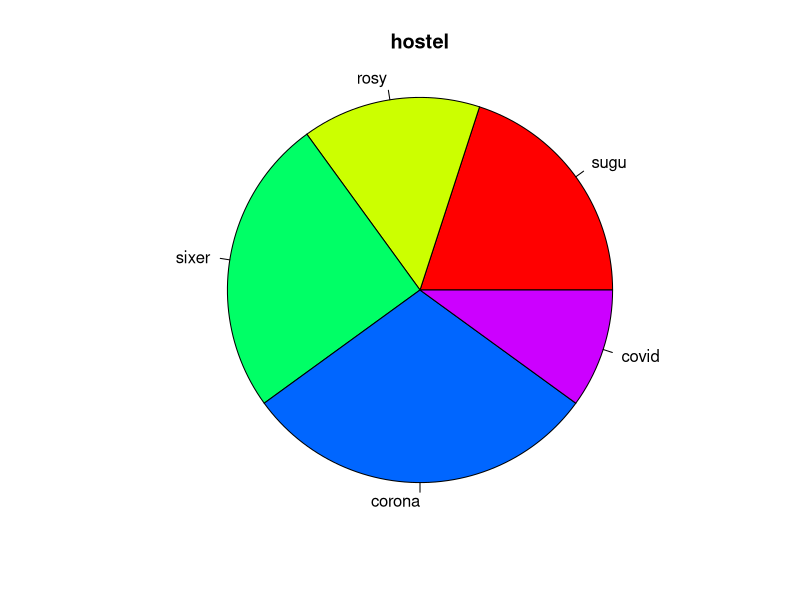
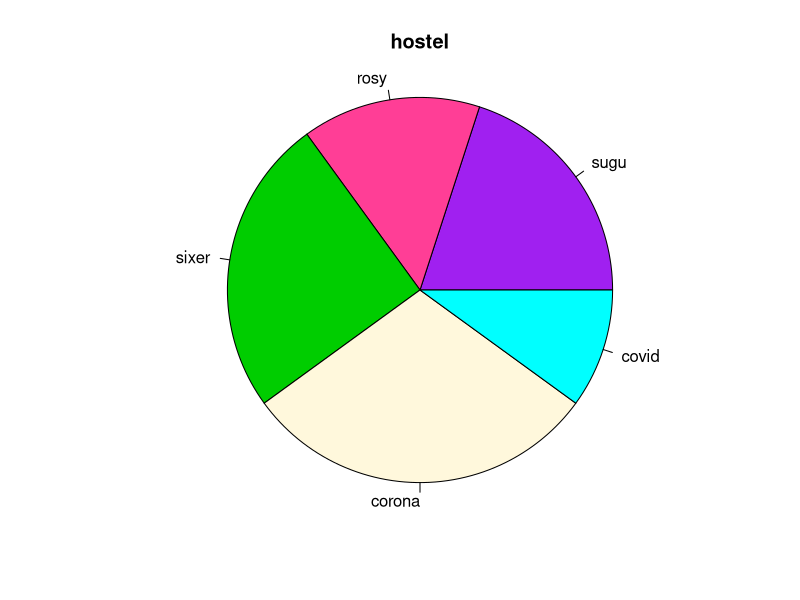
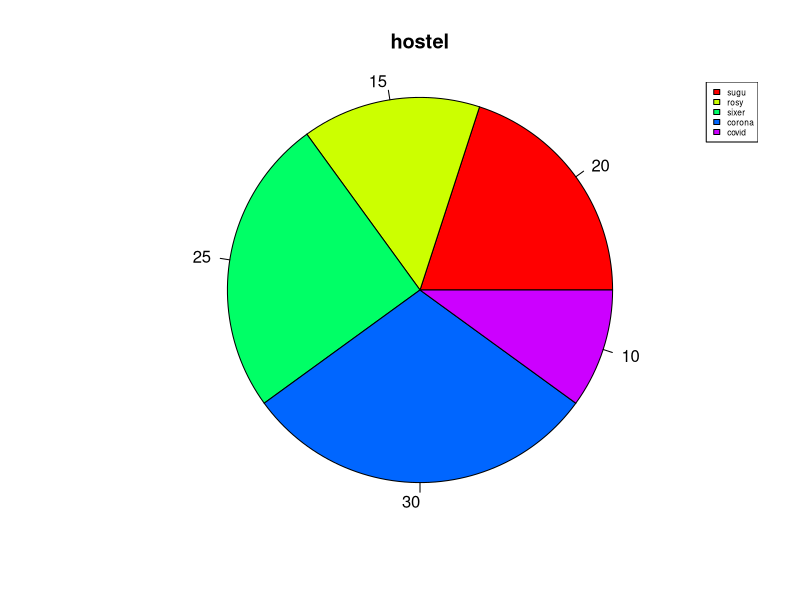
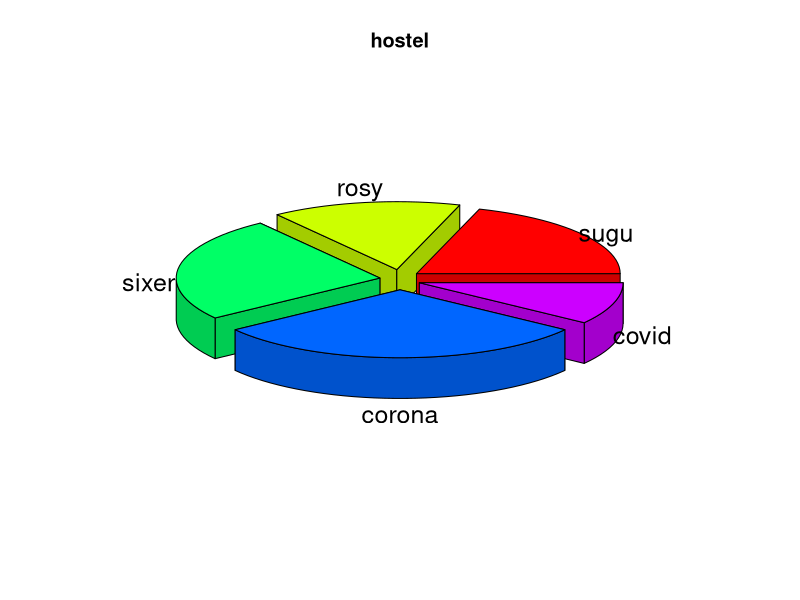
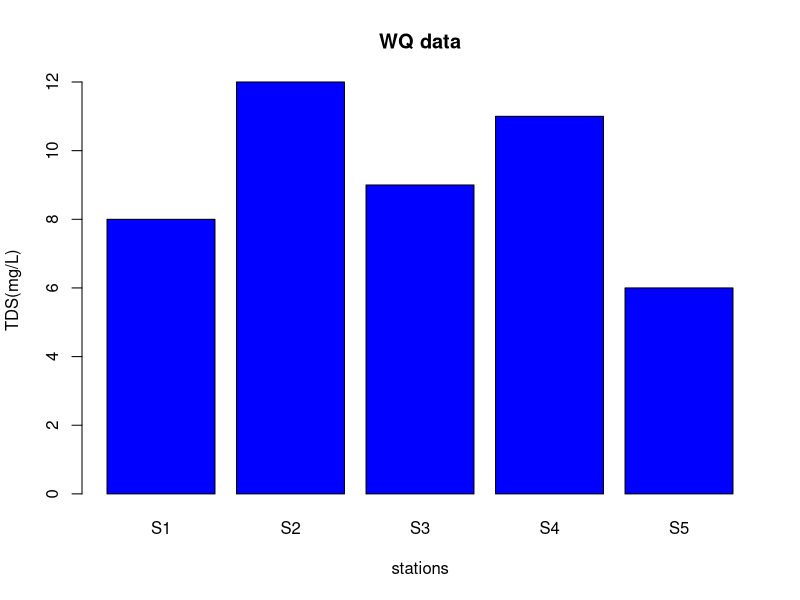
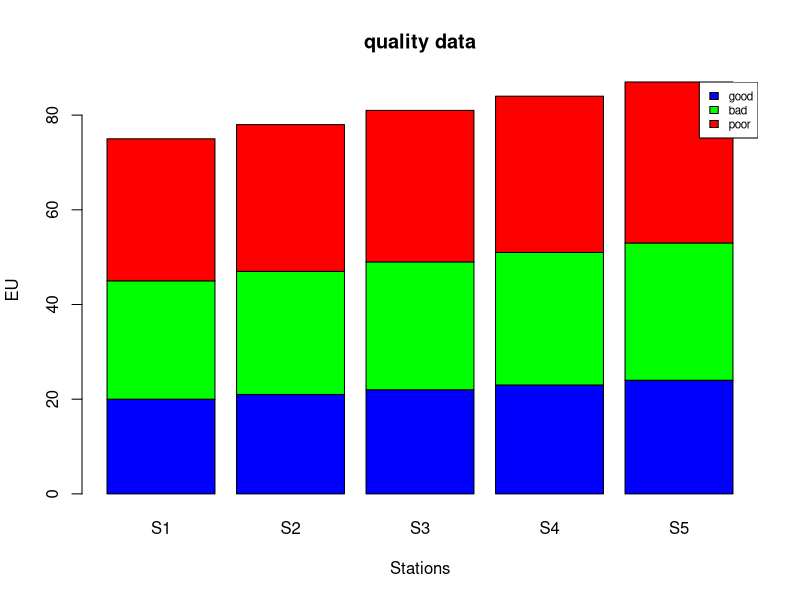
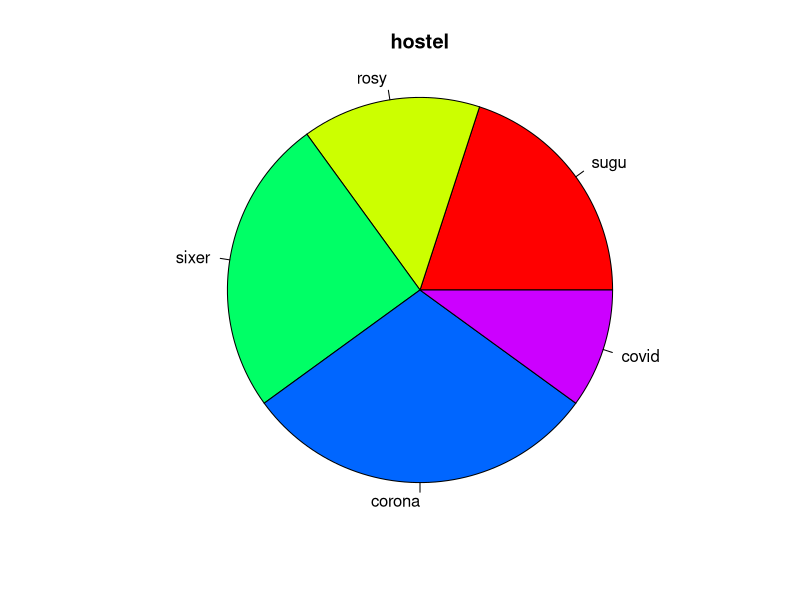
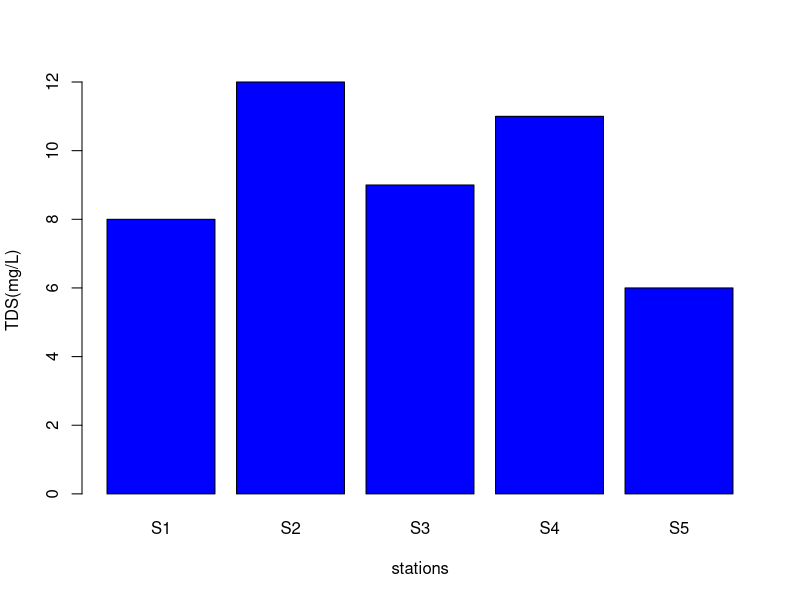

Write the R code that produced these figures, in order.
## ---- chunk 1
#eg
x= c(20,15,25,30,10)

labels= c("sugu","rosy","sixer","corona","covid")

#eg1

pie(x,labels, radius = 1,main = "hostel",col=rainbow (5), colockwise = F)
#eg2

pie(x,labels, radius = 1,main = "hostel",col=c("purple", "violetred1", "green3",
"cornsilk", "cyan", "white"), colockwise = F)

#eg3




## ---- chunk 2
x= c(20,15,25,30,10)
labels= c("sugu","rosy","sixer","corona","covid")
png(file= "hostel.png")
pie (x,labels, radius = 1,main = "hostel", col=rainbow (5))

dev.off()
## ---- chunk 3
piepercent=round(100*x/sum(x),1)
pie(x,labels=piepercent, radius = 1,main = "hostel", col=rainbow(length(x)))
legend("topright", c("sugu","rosy","sixer","corona","covid"), cex=0.5, fill=rainbow(length(x)))

## ---- chunk 4
install.packages("plotrix")
library("plotrix")
pie3D(x,labels=labels, explode=0.1, main = "hostel")



## ---- chunk 5
png(file="bar.png")
H=c(8,12,9,11,6)
label= c("S1","S2","S3","S4","S5")
barplot(H, xlab = "stations",ylab = "TDS(mg/L)", names.arg = label,col= "blue", border = "black")
dev.off()

## ---- chunk 6
H=c(8,12,9,11,6)
label= c("S1","S2","S3","S4","S5")
barplot(H, xlab = "stations",ylab = "TDS(mg/L)", main= "WQ data", names.arg = label,col= "blue", border = "black")
## ---- chunk 7
colors= c("blue","green", "red")
Station= c("S1","S2","S3","S4","S5")
quality= c("good","bad", "poor")

values=matrix(c(20:34),nrow=3, ncol=5, byrow=T)
values

barplot(values,xlab = "Stations", ylab="EU", main="quality data", names.arg = Station, col=colors, border= "black")
legend("topright",quality, cex= 0.7, fill=colors)
## ---- chunk 8
colors= c("blue","green", "red")
Station= c("S1","S2","S3","S4","S5")
quality= c("good","bad", "poor")

values=matrix(c(20:34),nrow=3, ncol=5, byrow=T)
values
png(file="group_bar.png")
barplot(values,xlab = "Stations", ylab="EU", main="quality data", names.arg = Station, col=colors, border= "black")
legend("topright",quality, cex= 0.7, fill=colors)
dev.off()
